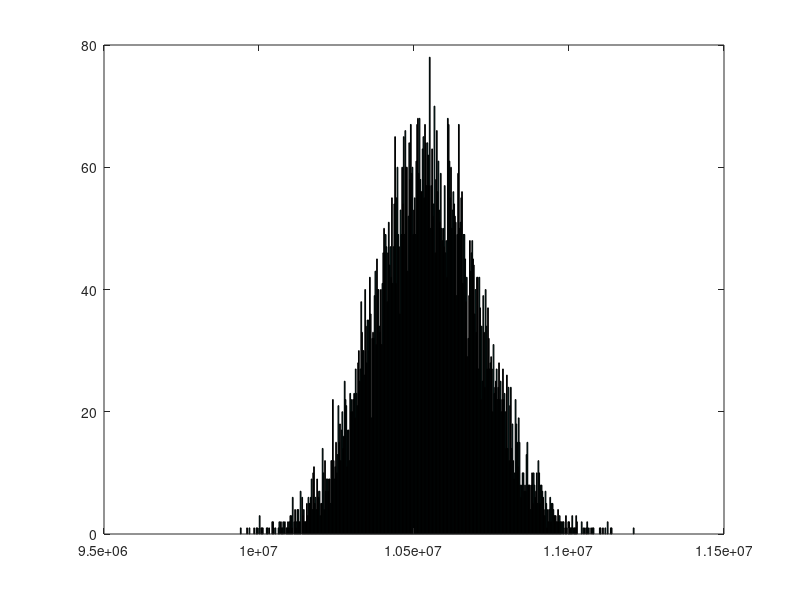

This chart was generated by the following MATLAB code:
clc;
close all;
clear;
k_spp =  1.0541e+07;
k = k_spp + (0.016*k_spp).*randn(1,10000);
fid = fopen('Gaussian_k.txt', 'wt');
fprintf(fid, '%f\n', k);
fclose(fid);
hist(k,500);